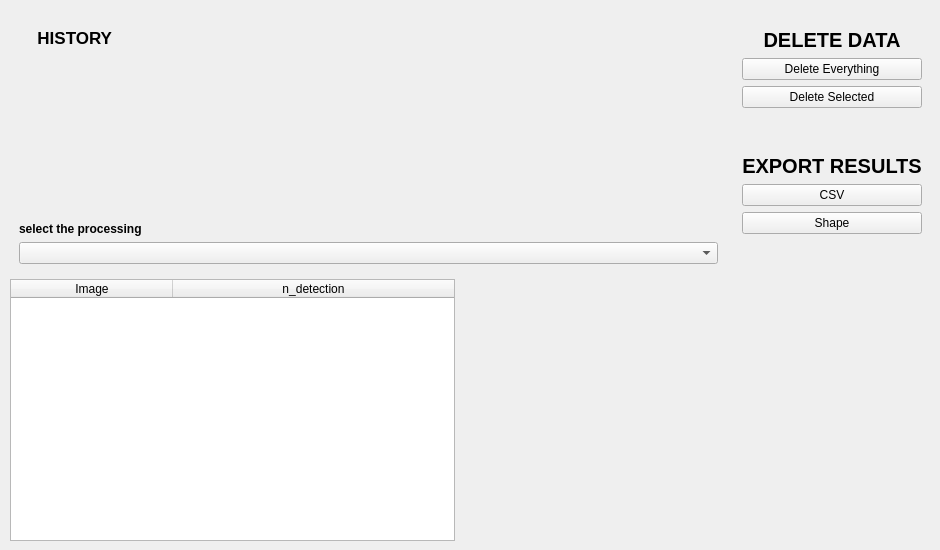
         <widget class="QWidget" name="p_history">
          <widget class="QWidget" name="layoutWidget">
           <property name="geometry">
            <rect>
             <x>10</x>
             <y>10</y>
             <width>921</width>
             <height>531</height>
            </rect>
           </property>
           <layout class="QVBoxLayout" name="verticalLayout_6">
            <item>
             <layout class="QHBoxLayout" name="horizontalLayout_4">
              <item>
               <widget class="QWidget" name="widget_2" native="true">
                <layout class="QVBoxLayout" name="verticalLayout_3">
                 <item>
                  <widget class="QWidget" name="widget_3" native="true">
                   <layout class="QHBoxLayout" name="horizontalLayout_5">
                    <item>
                     <widget class="QLabel" name="label_2">
                      <property name="minimumSize">
                       <size>
                        <width>90</width>
                        <height>0</height>
                       </size>
                      </property>
                      <property name="font">
                       <font>
                        <pointsize>13</pointsize>
                        <weight>75</weight>
                        <bold>true</bold>
                       </font>
                      </property>
                      <property name="text">
                       <string>  HISTORY</string>
                      </property>
                     </widget>
                    </item>
                    <item>
                     <spacer name="horizontalSpacer_2">
                      <property name="orientation">
                       <enum>Qt::Horizontal</enum>
                      </property>
                      <property name="sizeHint" stdset="0">
                       <size>
                        <width>40</width>
                        <height>20</height>
                       </size>
                      </property>
                     </spacer>
                    </item>
                   </layout>
                  </widget>
                 </item>
                 <item>
                  <spacer name="verticalSpacer_7">
                   <property name="orientation">
                    <enum>Qt::Vertical</enum>
                   </property>
                   <property name="sizeHint" stdset="0">
                    <size>
                     <width>20</width>
                     <height>40</height>
                    </size>
                   </property>
                  </spacer>
                 </item>
                 <item>
                  <widget class="QLabel" name="label_3">
                   <property name="font">
                    <font>
                     <weight>75</weight>
                     <bold>true</bold>
                    </font>
                   </property>
                   <property name="text">
                    <string>select the processing</string>
                   </property>
                  </widget>
                 </item>
                 <item>
                  <widget class="QComboBox" name="list_combo"/>
                 </item>
                </layout>
               </widget>
              </item>
              <item>
               <widget class="QWidget" name="widget" native="true">
                <property name="sizePolicy">
                 <sizepolicy hsizetype="Maximum" vsizetype="Maximum">
                  <horstretch>0</horstretch>
                  <verstretch>0</verstretch>
                 </sizepolicy>
                </property>
                <layout class="QVBoxLayout" name="verticalLayout_8">
                 <item>
                  <widget class="QLabel" name="label_4">
                   <property name="font">
                    <font>
                     <pointsize>15</pointsize>
                     <weight>75</weight>
                     <bold>true</bold>
                    </font>
                   </property>
                   <property name="layoutDirection">
                    <enum>Qt::LeftToRight</enum>
                   </property>
                   <property name="autoFillBackground">
                    <bool>false</bool>
                   </property>
                   <property name="text">
                    <string>DELETE DATA</string>
                   </property>
                   <property name="alignment">
                    <set>Qt::AlignCenter</set>
                   </property>
                  </widget>
                 </item>
                 <item>
                  <widget class="QPushButton" name="b_borrarbase">
                   <property name="text">
                    <string>Delete Everything</string>
                   </property>
                  </widget>
                 </item>
                 <item>
                  <widget class="QPushButton" name="b_delete_selec">
                   <property name="text">
                    <string>Delete Selected</string>
                   </property>
                  </widget>
                 </item>
                 <item>
                  <spacer name="verticalSpacer_2">
                   <property name="orientation">
                    <enum>Qt::Vertical</enum>
                   </property>
                   <property name="sizeHint" stdset="0">
                    <size>
                     <width>20</width>
                     <height>40</height>
                    </size>
                   </property>
                  </spacer>
                 </item>
                 <item>
                  <widget class="QLabel" name="label_6">
                   <property name="font">
                    <font>
                     <pointsize>15</pointsize>
                     <weight>75</weight>
                     <bold>true</bold>
                    </font>
                   </property>
                   <property name="layoutDirection">
                    <enum>Qt::LeftToRight</enum>
                   </property>
                   <property name="autoFillBackground">
                    <bool>false</bool>
                   </property>
                   <property name="text">
                    <string>EXPORT RESULTS</string>
                   </property>
                   <property name="alignment">
                    <set>Qt::AlignCenter</set>
                   </property>
                  </widget>
                 </item>
                 <item>
                  <widget class="QPushButton" name="b_csv_history">
                   <property name="text">
                    <string>CSV</string>
                   </property>
                  </widget>
                 </item>
                 <item>
                  <widget class="QPushButton" name="b_shape_history">
                   <property name="text">
                    <string>Shape</string>
                   </property>
                  </widget>
                 </item>
                 <item>
                  <spacer name="verticalSpacer_8">
                   <property name="orientation">
                    <enum>Qt::Vertical</enum>
                   </property>
                   <property name="sizeType">
                    <enum>QSizePolicy::Minimum</enum>
                   </property>
                   <property name="sizeHint" stdset="0">
                    <size>
                     <width>20</width>
                     <height>20</height>
                    </size>
                   </property>
                  </spacer>
                 </item>
                </layout>
               </widget>
              </item>
             </layout>
            </item>
            <item>
             <layout class="QHBoxLayout" name="horizontalLayout_3">
              <item>
               <widget class="QTableWidget" name="tabla_d2_3">
                <attribute name="horizontalHeaderCascadingSectionResizes">
                 <bool>true</bool>
                </attribute>
                <attribute name="horizontalHeaderDefaultSectionSize">
                 <number>162</number>
                </attribute>
                <attribute name="horizontalHeaderHighlightSections">
                 <bool>true</bool>
                </attribute>
                <attribute name="horizontalHeaderStretchLastSection">
                 <bool>true</bool>
                </attribute>
                <column>
                 <property name="text">
                  <string>Image</string>
                 </property>
                </column>
                <column>
                 <property name="text">
                  <string>n_detection</string>
                 </property>
                </column>
               </widget>
              </item>
              <item>
               <spacer name="horizontalSpacer">
                <property name="orientation">
                 <enum>Qt::Horizontal</enum>
                </property>
                <property name="sizeType">
                 <enum>QSizePolicy::Minimum</enum>
                </property>
                <property name="sizeHint" stdset="0">
                 <size>
                  <width>20</width>
                  <height>10</height>
                 </size>
                </property>
               </spacer>
              </item>
              <item>
               <widget class="QLabel" name="label_history">
                <property name="minimumSize">
                 <size>
                  <width>450</width>
                  <height>0</height>
                 </size>
                </property>
                <property name="text">
                 <string/>
                </property>
               </widget>
              </item>
             </layout>
            </item>
           </layout>
          </widget>
         </widget>
